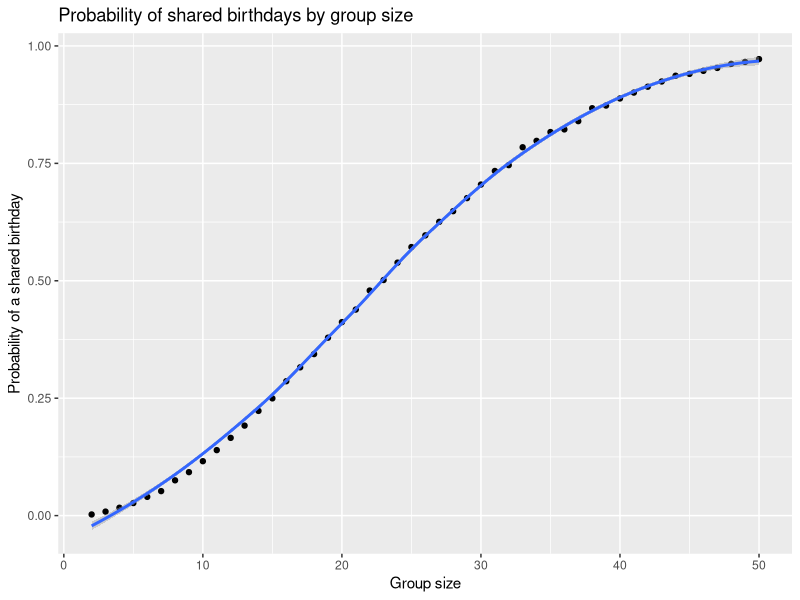

Source code (R): (Note: this script raises an error after producing the figure.)
## ---- chunk 1
library(tidyverse)
set.seed(1)
## ---- chunk 2
birthday_sim = function(n) {
  
  birthdays = sample(1:365, size = n, replace = TRUE)
  
  any(duplicated(birthdays))
  
}
## ---- chunk 3
sim_results = 
  expand_grid(
    group_size = 2:50, 
    iter = 1:10000
  ) |>
  mutate(
    shared_birthday = map_lgl(group_size, birthday_sim)
  )
## ---- chunk 4
birthday_probs = 
  sim_results |>
  group_by(group_size) |>
  summarize(
    probability = mean(shared_birthday)
  )
## ---- chunk 5
birthday_probs |> 
  ggplot(aes(x = group_size, y = probability)) + 
  geom_point() + 
  geom_smooth() +
  labs(
    title = "Probability of shared birthdays by group size", 
    x = "Group size", 
    y = "Probability of a shared birthday"
  )
## ---- chunk 6
# Create a dataframe of file names
full_df = 
  tibble(
    files = list.files("data/"), 
    path = str_c("data/", files)
  ) |> 
# Import data using map()
  mutate(data = map(path, read_csv)) |> 
  unnest(cols = data)
## ---- chunk 7
tidy_df = 
  full_df |> 
  mutate(
    files = str_replace(files, "\\.csv$", ""), 
    study_arm = if_else(str_sub(files, 1, 3) == "con", 
                        "Control", "Experimental"), 
    subject_id = str_sub(files, 5, 6)
  ) |> 
  pivot_longer(
    week_1:week_8, 
    names_to = "week", 
    values_to = "outcome", 
    names_prefix = "week_"
  ) |> 
  mutate(week = as.numeric(week)) |> 
  select(subject_id, study_arm, week, outcome)
